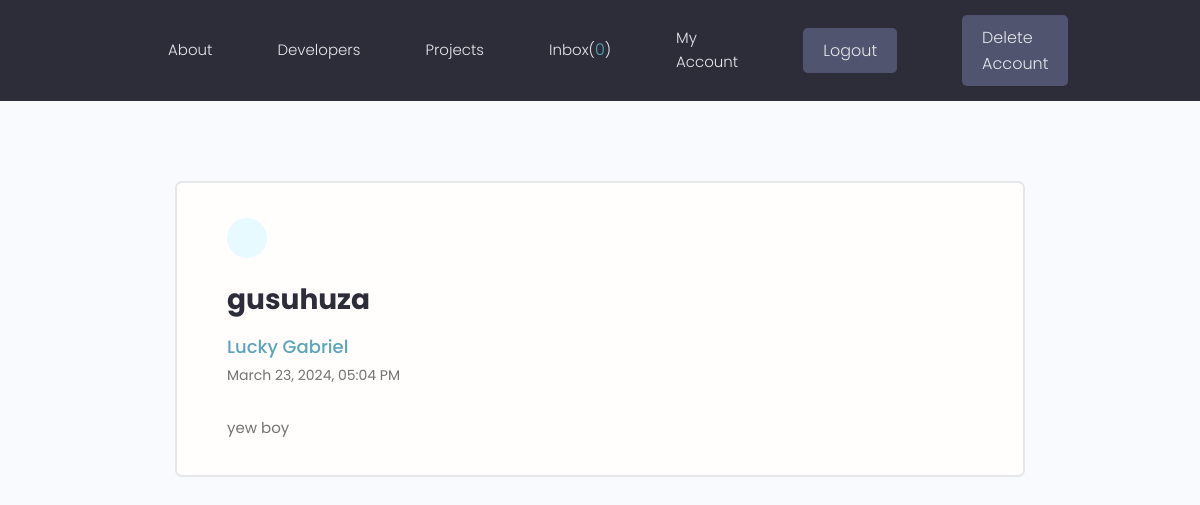
Screenshot of /read_message/2b162720-08af-43df-9424-0d55da8acaf7 (signed in) with the database file from the repository.
### models/message.py (models this page shows, shortened)
class Message(BaseModel, Base):
    __tablename__ = 'messages'
    message = Column(Text, nullable=True)
    subject = Column(String(200), nullable=True)
    is_read = Column(Boolean, default=False)
    sender_id = Column(String(60), ForeignKey('users.id', ondelete='SET NULL'), nullable=True)
    sender = relationship('User', foreign_keys=[sender_id], backref='sent_messages')
    receiver_id = Column(String(60), ForeignKey('users.id', ondelete='SET NULL'), nullable=True)
    receiver = relationship('User', foreign_keys=[receiver_id], backref='received_messages')

### models/user.py (models this page shows, shortened)
class User(BaseModel, Base, UserMixin):
    __tablename__ = 'users'
    username = Column(String(150), nullable=False, unique=True)
    password = Column(String(150), nullable=False)
    email = Column(String(150), nullable=False)
    name = Column(String(150), nullable=False)
    is_staff = Column(Boolean, default=False)
    projects = relationship('Project', backref='user', cascade="all, delete-orphan")
    profile = relationship("Profile", uselist=False,
                           back_populates="user",
                           cascade="all, delete-orphan",
                           )
    @property
    def unread(self):
        messages = sorted(self.received_messages, key=lambda x: x.created_at, reverse=True)
        unread = sum(1 for message in messages if not message.is_read)
        return unread

### webdynamic/views/messages.py (the view)
@app_views.route('/read_message/<message_id>', methods=['GET', 'POST'], strict_slashes=False)
@login_required
def read_message(message_id):
    message = storage.get(Message, message_id)
    message.is_read = True
    message.save()
    return render_template('message.html', message=message)

### models/basemodel.py (called while the page is built)
    def save(self):
        from . import storage
        self.updated_at = datetime.utcnow()
        if self.__class__.__name__ == 'User':
            profile = self.profile
            profile.username = self.username
            profile.email=self.email
            profile.name=self.name
            storage.new(profile)
        elif self.__class__.__name__ == 'Profile':
            user = self.user
            user.username = self.username
            user.email=self.email
            user.name=self.name
            storage.new(user)
        storage.new(self)
        storage.save()

### models/engine/dbManager.py (called while the page is built)
    def new(self, obj):
        self.__session.add(obj)

    def save(self):
        self.__session.commit()

    def all(self, cls=None):
        new_dict = {}
        for clss in classes:
            if cls is None or cls is classes[clss] or cls is clss:
                objs = self.__session.query(classes[clss]).all()
                for obj in objs:
                    key = obj.__class__.__name__ + '.' + obj.id
                    new_dict[key] = obj
        return (new_dict)

    def get(self, cls, id):
        for obj in self.all(cls).values():
            if id == obj.id:
                return obj

### webdynamic/app.py (called while the page is built)
def linebreaksbr(value):
    return Markup(value.replace('\n', '<br>'))

@login_manager.user_loader
def load_user(user_id):
    user = storage.get(User, user_id)
    return user

@app.context_processor
def inject_user():
    return dict(current_user=current_user)

### webdynamic/templates/message.html (shortened to what this page needs)
{% extends 'main.html' %}
{% block content %}
  <main class="messagePage my-xl">
    <div class="content-box">
      <div class="message">
        <a class="backButton" href="inbox.html"></a>
        <h2 class="message__subject">{{message.subject}}</h4>
          <a href="{{url_for('app_views.profile', profile_id=message.sender.profile.id)}}" class="message__author">{{message.sender.name}}</a>
          <p class="message__date">{{message.created_at.strftime('%B %d, %Y, %I:%M %p') }}</p>
          <div class="message__body">
            {% if message.message %}
            {{message.message | linebreaksbr}}
            {% endif %}
          </div>
      </div>
    </div>
  </main>
{% endblock %}

### webdynamic/templates/navbar.html (shortened to what this page needs)
<header class="header">
    <div class="container container--narrow">
      <nav class="header__nav">
        <ul class="header__menu">
          <li class="header__menuItem"><a href="{{url_for('app_views.landingpage')}}">About</a></li>
          <li class="header__menuItem"><a href="{{url_for('app_views.profiles')}}">Developers</a></li>
          <li class="header__menuItem"><a href="{{ url_for('app_views.projects')}}">Projects</a></li>
          {% if current_user.is_authenticated %}
          <li class="header__menuItem"><a href="{{url_for('app_views.inbox')}}">Inbox(<span class="unrd">{{current_user.unread}}</span>)</a></li>
          <li class="header__menuItem"><a href="{{url_for('app_views.account')}}">My Account</a></li>
          <li class="header__menuItem"><a href="{{url_for('app_views.logout')}}" class="btn btn--sub">Logout</a></li>
          <li class="header__menuItem"><a href="{{url_for('app_views.delete_profile')}}" class="btn btn--sub">Delete Account</a></li>
          {% else %}
          <li class="header__menuItem"><a href="{{url_for('app_views.login')}}" class="btn btn--sub">Login/Sign Up</a></li>
          {% endif %}
        </ul>
      </nav>
    </div>
  </header>

### webdynamic/static/styles/app.css (style rules this page uses)
:root { --color-sub: #2d2d39; }
.btn--sub { background-color: var(--color-sub-light); }
.content-box { width: 95%; max-width: 85rem; margin: 0 auto; }
.header { position: sticky; z-index: 111; background-color: var(--color-sub); padding: 1.5rem 0; }
.header > .container { display: flex; justify-content: space-between; align-items: center; }
.header__nav > ul { display: inline-flex; align-items: center; list-style: none; gap: 6.5rem; }
.header__menuItem > a { color: var(--color-light); font-weight: 300; }
.inbox__title span, .unrd { color: var(--color-main); }
.message { padding: 2.5rem 0; }
.message > a { display: flex; gap: 1rem; }
.message__author, .message__date { flex-basis: 25%; }
.message__subject { flex-basis: 50%; }
.message__date { text-align: right; }
.messagePage .message { list-style: none; background: var(--color-white); padding: 3.5rem 5rem; border: 2px solid var(--color-light); border-radius: 0.7rem; }
.messagePage .message__subject { font-size: 2.8rem; color: var(--color-sub); margin-bottom: 1rem; margin-top: 2rem; }
.messagePage .message__author { font-size: 1.8rem; font-weight: 500; }
.messagePage .message__date { font-size: 1.4rem; font-weight: 400; text-align: left; margin-bottom: 3rem; }
.backButton { background: var(--color-main-light); color: var(--color-main); width: 4rem; height: 4rem; display: flex; align-items: center; justify-content: center; border-radius: 50%; }

### webdynamic/static/uikit/styles/modules/_variables.css (style rules this page uses)
:root { --color-main: #5aa5b9; --color-main-light: #e6faff; --color-sub: #3f4156; --color-sub-light: #51546e; --color-sub-lighter: #ededfd; --color-text: #737373; --color-gray: #8b8b8b; --color-light: #e5e7eb; --color-light-gray: #767676; --color-bg: #f8fafd; --color-white: #fffefd; --color-white-light: #f3f3f3; --color-success: #359e64; --color-success-bg: #def8e8; --color-error: #fc4b0b; --color-error-bg: #fff2ee; --font-base: 'Poppins', arial, helvetica, 'Segoe UI', roboto, ubuntu, sans-serif; --font-monospace: 'Fira Code', 'Courier New', courier, monospace; --font-regular: 300; --font-medium: 500; --font-bold: 700; --generic-shadow: 1px 1px 5px #00000010; --generic-transition: all 0.3s ease-in-out; }

### webdynamic/static/uikit/styles/modules/_base.css (style rules this page uses)
* { margin: 0; padding: 0; box-sizing: border-box; text-rendering: optimizeLegibility; color: inherit; font-size: inherit; }
html { font-size: 50%; }
@media only screen and (min-width: 480px) { html { font-size: 56.25%; } }
@media only screen and (min-width: 1200px) { html { font-size: 62.5%; } }
body { line-height: 1.6; font-weight: 400; font-size: 1.5rem; color: var(--color-text); background-color: var(--color-bg); min-height: 100vh; }

### webdynamic/static/uikit/styles/modules/_typography.css (style rules this page uses)
* { font-family: var(--font-base); }
h2 { font-size: 3.6rem; font-weight: var(--font-bold); }
p, span, strong { font-size: 1.6rem; color: var(--color-text); font-weight: var(--font-regular); }
a { padding-bottom: 2px; text-decoration: none; display: inline-block; color: var(--color-main); font-weight: var(--font-medium); }

### webdynamic/static/uikit/styles/modules/_utilities.css (style rules this page uses)
.container { width: 92%; max-width: 165rem; margin: 0 auto; box-sizing: border-box; }
.container--narrow { width: 92%; max-width: 120rem; }
@media screen and (min-width: 1000px) { .container { width: 90%; } }
@media screen and (min-width: 1000px) { .container--narrow { width: 85%; } }
@media screen and (min-width: 1200px) { .container { width: 80%; } }
@media screen and (min-width: 1200px) { .container--narrow { width: 72%; } }
.my-xl { margin: 8rem auto; }

### webdynamic/static/uikit/styles/modules/_button.css (style rules this page uses)
.btn { display: inline-block; position: relative; cursor: pointer; background-color: var(--color-light); font-weight: var(--font-medium); color: var(--color-sub); text-decoration: none; padding: 1rem 2rem; border-radius: 0.5rem; border: none; width: -webkit-fit-content; width: -moz-fit-content; width: fit-content; height: -webkit-fit-content; height: -moz-fit-content; height: fit-content; font-size: 1.6rem; outline-width: 0; outline-color: transparent; -webkit-backface-visibility: hidden; backface-visibility: hidden; transition: all 0.3s ease-in-out; }
.btn--sub { background-color: var(--color-sub); color: var(--color-white); }

### rows the page displays
Message: unread "0"
Message: subject "gusuhuza", created_at "March 23, 2024, 05:04 PM", message "yew boy"
User: sender.name "Lucky Gabriel"
